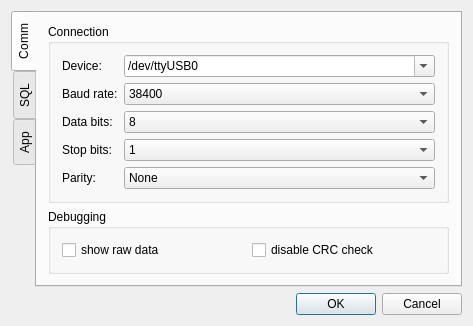
<?xml version="1.0" encoding="UTF-8"?>
<ui version="4.0">
 <class>DlgSettings</class>
 <widget class="QDialog" name="DlgSettings">
  <property name="geometry">
   <rect>
    <x>0</x>
    <y>0</y>
    <width>473</width>
    <height>290</height>
   </rect>
  </property>
  <property name="windowTitle">
   <string>CuteCom</string>
  </property>
  <layout class="QVBoxLayout">
   <item>
    <widget class="QTabWidget" name="tabWidget">
     <property name="tabPosition">
      <enum>QTabWidget::West</enum>
     </property>
     <property name="currentIndex">
      <number>0</number>
     </property>
     <widget class="QWidget" name="tabComm">
      <attribute name="title">
       <string>Comm</string>
      </attribute>
      <layout class="QVBoxLayout" name="verticalLayout">
       <item>
        <widget class="QGroupBox" name="groupBox">
         <property name="title">
          <string>Connection</string>
         </property>
         <layout class="QFormLayout" name="formLayout">
          <item row="0" column="0">
           <widget class="QLabel" name="textLabel1">
            <property name="text">
             <string>Device:</string>
            </property>
            <property name="wordWrap">
             <bool>false</bool>
            </property>
            <property name="buddy">
             <cstring>lstDevice</cstring>
            </property>
           </widget>
          </item>
          <item row="0" column="1">
           <widget class="QComboBox" name="lstDevice">
            <property name="sizePolicy">
             <sizepolicy hsizetype="Expanding" vsizetype="Fixed">
              <horstretch>0</horstretch>
              <verstretch>0</verstretch>
             </sizepolicy>
            </property>
            <property name="editable">
             <bool>true</bool>
            </property>
            <item>
             <property name="text">
              <string>/dev/ttyUSB0</string>
             </property>
            </item>
           </widget>
          </item>
          <item row="1" column="0">
           <widget class="QLabel" name="textLabel2">
            <property name="text">
             <string>Baud rate:</string>
            </property>
            <property name="wordWrap">
             <bool>false</bool>
            </property>
            <property name="buddy">
             <cstring>lstBaudRate</cstring>
            </property>
           </widget>
          </item>
          <item row="1" column="1">
           <widget class="QComboBox" name="lstBaudRate">
            <property name="currentIndex">
             <number>0</number>
            </property>
            <item>
             <property name="text">
              <string>38400</string>
             </property>
            </item>
            <item>
             <property name="text">
              <string>4800</string>
             </property>
            </item>
           </widget>
          </item>
          <item row="2" column="0">
           <widget class="QLabel" name="textLabel3">
            <property name="text">
             <string>Data bits:</string>
            </property>
            <property name="wordWrap">
             <bool>false</bool>
            </property>
            <property name="buddy">
             <cstring>lstDataBits</cstring>
            </property>
           </widget>
          </item>
          <item row="2" column="1">
           <widget class="QComboBox" name="lstDataBits">
            <property name="currentIndex">
             <number>0</number>
            </property>
            <item>
             <property name="text">
              <string>8</string>
             </property>
            </item>
            <item>
             <property name="text">
              <string>7</string>
             </property>
            </item>
            <item>
             <property name="text">
              <string>6</string>
             </property>
            </item>
            <item>
             <property name="text">
              <string>5</string>
             </property>
            </item>
           </widget>
          </item>
          <item row="3" column="0">
           <widget class="QLabel" name="textLabel5">
            <property name="text">
             <string>Stop bits:</string>
            </property>
            <property name="wordWrap">
             <bool>false</bool>
            </property>
            <property name="buddy">
             <cstring>lstStopBits</cstring>
            </property>
           </widget>
          </item>
          <item row="3" column="1">
           <widget class="QComboBox" name="lstStopBits">
            <item>
             <property name="text">
              <string>1</string>
             </property>
            </item>
            <item>
             <property name="text">
              <string>2</string>
             </property>
            </item>
           </widget>
          </item>
          <item row="4" column="0">
           <widget class="QLabel" name="textLabel4">
            <property name="text">
             <string>Parity:</string>
            </property>
            <property name="wordWrap">
             <bool>false</bool>
            </property>
            <property name="buddy">
             <cstring>lstParity</cstring>
            </property>
           </widget>
          </item>
          <item row="4" column="1">
           <widget class="QComboBox" name="lstParity">
            <item>
             <property name="text">
              <string>None</string>
             </property>
            </item>
            <item>
             <property name="text">
              <string>Odd</string>
             </property>
            </item>
            <item>
             <property name="text">
              <string>Even</string>
             </property>
            </item>
            <item>
             <property name="text">
              <string>Mark</string>
             </property>
            </item>
            <item>
             <property name="text">
              <string>Space</string>
             </property>
            </item>
           </widget>
          </item>
         </layout>
        </widget>
       </item>
       <item>
        <widget class="QGroupBox" name="groupBox_2">
         <property name="title">
          <string>Debugging</string>
         </property>
         <layout class="QGridLayout" name="gridLayout">
          <item row="0" column="0">
           <widget class="QCheckBox" name="chkShowRawComData">
            <property name="text">
             <string>show raw data</string>
            </property>
           </widget>
          </item>
          <item row="0" column="1">
           <widget class="QCheckBox" name="chkDisableCRCCheck">
            <property name="text">
             <string>disable CRC check</string>
            </property>
           </widget>
          </item>
         </layout>
        </widget>
       </item>
      </layout>
     </widget>
     <widget class="QWidget" name="tabSql">
      <attribute name="title">
       <string>SQL</string>
      </attribute>
      <layout class="QFormLayout" name="formLayout_2">
       <property name="fieldGrowthPolicy">
        <enum>QFormLayout::ExpandingFieldsGrow</enum>
       </property>
       <item row="1" column="0">
        <widget class="QLabel" name="label">
         <property name="text">
          <string>host</string>
         </property>
        </widget>
       </item>
       <item row="1" column="1">
        <widget class="QLineEdit" name="edSqlHost"/>
       </item>
       <item row="2" column="0">
        <widget class="QLabel" name="label_2">
         <property name="text">
          <string>port</string>
         </property>
        </widget>
       </item>
       <item row="2" column="1">
        <widget class="QSpinBox" name="edSqlPort"/>
       </item>
       <item row="3" column="0">
        <widget class="QLabel" name="label_3">
         <property name="text">
          <string>user</string>
         </property>
        </widget>
       </item>
       <item row="3" column="1">
        <widget class="QLineEdit" name="edSqlUser"/>
       </item>
       <item row="4" column="0">
        <widget class="QLabel" name="label_4">
         <property name="text">
          <string>password</string>
         </property>
        </widget>
       </item>
       <item row="4" column="1">
        <widget class="QLineEdit" name="edSqlPassword">
         <property name="toolTip">
          <string>Password is stored unencrypted!</string>
         </property>
         <property name="echoMode">
          <enum>QLineEdit::Password</enum>
         </property>
        </widget>
       </item>
       <item row="5" column="0">
        <widget class="QLabel" name="label_5">
         <property name="text">
          <string>database</string>
         </property>
        </widget>
       </item>
       <item row="5" column="1">
        <widget class="QLineEdit" name="edSqlDatabase"/>
       </item>
       <item row="0" column="0">
        <widget class="QLabel" name="label_7">
         <property name="text">
          <string>driver</string>
         </property>
        </widget>
       </item>
       <item row="0" column="1">
        <widget class="QComboBox" name="lstSqlDriver"/>
       </item>
      </layout>
     </widget>
     <widget class="QWidget" name="tab">
      <attribute name="title">
       <string>App</string>
      </attribute>
      <layout class="QVBoxLayout" name="verticalLayout_2">
       <item>
        <widget class="QGroupBox" name="groupBox_3">
         <property name="title">
          <string>Logging</string>
         </property>
         <layout class="QFormLayout" name="formLayout_4">
          <item row="0" column="0">
           <widget class="QLabel" name="label_6">
            <property name="text">
             <string>log level</string>
            </property>
           </widget>
          </item>
          <item row="0" column="1">
           <widget class="QComboBox" name="lstLogLevel">
            <item>
             <property name="text">
              <string>Trash</string>
             </property>
            </item>
            <item>
             <property name="text">
              <string>Debug</string>
             </property>
            </item>
            <item>
             <property name="text">
              <string>Info</string>
             </property>
            </item>
            <item>
             <property name="text">
              <string>Warning</string>
             </property>
            </item>
            <item>
             <property name="text">
              <string>Error</string>
             </property>
            </item>
           </widget>
          </item>
          <item row="1" column="0">
           <widget class="QLabel" name="label_9">
            <property name="text">
             <string>card log</string>
            </property>
           </widget>
          </item>
          <item row="1" column="1">
           <layout class="QHBoxLayout" name="horizontalLayout">
            <item>
             <widget class="QLineEdit" name="edCardLog">
              <property name="text">
               <string/>
              </property>
             </widget>
            </item>
            <item>
             <widget class="QPushButton" name="btCardLog">
              <property name="text">
               <string>...</string>
              </property>
             </widget>
            </item>
           </layout>
          </item>
         </layout>
        </widget>
       </item>
       <item>
        <widget class="QGroupBox" name="groupBox_4">
         <property name="title">
          <string>JavaScript Extensions</string>
         </property>
         <layout class="QFormLayout" name="formLayout_5">
          <item row="0" column="0">
           <widget class="QLabel" name="label_8">
            <property name="text">
             <string>name</string>
            </property>
           </widget>
          </item>
          <item row="0" column="1">
           <widget class="QComboBox" name="lstExtensionsCurrentName">
            <property name="editable">
             <bool>true</bool>
            </property>
           </widget>
          </item>
         </layout>
        </widget>
       </item>
      </layout>
     </widget>
    </widget>
   </item>
   <item>
    <widget class="QDialogButtonBox" name="buttonBox">
     <property name="standardButtons">
      <set>QDialogButtonBox::Cancel|QDialogButtonBox::Ok</set>
     </property>
    </widget>
   </item>
  </layout>
 </widget>
 <layoutdefault spacing="6" margin="11"/>
 <tabstops>
  <tabstop>lstDevice</tabstop>
  <tabstop>lstBaudRate</tabstop>
  <tabstop>lstDataBits</tabstop>
  <tabstop>lstStopBits</tabstop>
 </tabstops>
 <resources/>
 <connections/>
</ui>
